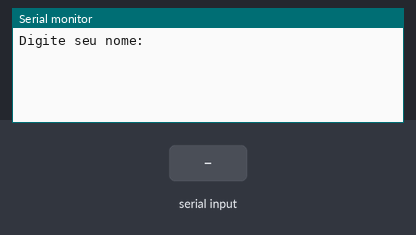
The sketch below on a simulated Arduino Uno, built with avr-gcc and run on an emulated ATmega328P. Parts: the last lines printed to the serial monitor. Inputs (shaded band) come from the test bench.

Above: at 1.2 s.
1.3 s: "90,45,200\n" received over Serial
At 3.0 s:
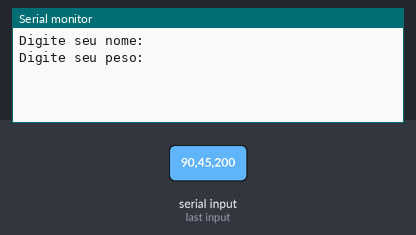
3.8 s: "30,150,10\n" received over Serial
At 4.6 s:
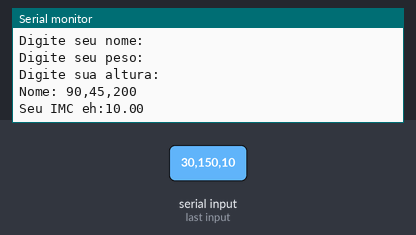

Measured:
- after the input at 1.3 s, the serial monitor: prints a new line after 1.0 s (image 1)
- after the input at 3.8 s, the serial monitor: prints a new line at once (image 2)

The sketch:

lpmb_ex041.ino
```cpp
//Faça um programa que receba o nome, o peso e a altura de uma
//pessoa. Calcule e imprima o nome e o IMC dessa pessoa -
//IMC = peso/ (altura * altura).

//declaração das variáveis
String nome = "";
int peso = 0;
float altura = 0;
float imc = 0;

void setup()
{
 Serial.begin(9600);
}

void loop()
{
  //entrada
  Serial.println("Digite seu nome:");
  while( !Serial.available());
  nome = Serial.readString();

  Serial.println("Digite seu peso:");
  while( !Serial.available());
  peso = Serial.parseInt();

  Serial.println("Digite sua altura:");
  while( !Serial.available());
  altura = Serial.parseInt();

  //processamento
  imc = peso/ (altura * altura);
  imc = Serial.parseInt();

  //saída
   Serial.println("Nome: " + nome);
   Serial.println("Seu IMC eh:" + String(imc));
   Serial.println();

  delay(1000);
}
```
